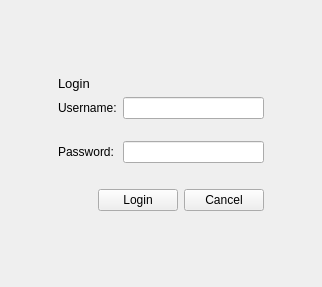
<?xml version="1.0" encoding="UTF-8"?>
<ui version="4.0">
 <class>LoginWidget</class>
 <widget class="QWidget" name="LoginWidget">
  <property name="geometry">
   <rect>
    <x>0</x>
    <y>0</y>
    <width>322</width>
    <height>287</height>
   </rect>
  </property>
  <property name="windowTitle">
   <string>Form</string>
  </property>
  <layout class="QGridLayout" name="gridLayout">
   <item row="0" column="1">
    <spacer name="verticalSpacer">
     <property name="orientation">
      <enum>Qt::Vertical</enum>
     </property>
     <property name="sizeHint" stdset="0">
      <size>
       <width>20</width>
       <height>40</height>
      </size>
     </property>
    </spacer>
   </item>
   <item row="1" column="0">
    <spacer name="horizontalSpacer_7">
     <property name="orientation">
      <enum>Qt::Horizontal</enum>
     </property>
     <property name="sizeHint" stdset="0">
      <size>
       <width>40</width>
       <height>20</height>
      </size>
     </property>
    </spacer>
   </item>
   <item row="1" column="1">
    <layout class="QVBoxLayout" name="verticalLayout_2">
     <item>
      <widget class="QLabel" name="loginLabel">
       <property name="styleSheet">
        <string notr="true">font:10pt;</string>
       </property>
       <property name="text">
        <string>Login</string>
       </property>
       <property name="margin">
        <number>10</number>
       </property>
      </widget>
     </item>
     <item>
      <layout class="QFormLayout" name="formLayout_2">
       <item row="1" column="0">
        <widget class="QLabel" name="usernameLabel">
         <property name="text">
          <string>Username:</string>
         </property>
        </widget>
       </item>
       <item row="1" column="1">
        <widget class="QLineEdit" name="usernameLineEdit"/>
       </item>
       <item row="2" column="1">
        <spacer name="horizontalSpacer_4">
         <property name="orientation">
          <enum>Qt::Horizontal</enum>
         </property>
         <property name="sizeHint" stdset="0">
          <size>
           <width>40</width>
           <height>10</height>
          </size>
         </property>
        </spacer>
       </item>
       <item row="3" column="0">
        <widget class="QLabel" name="passwordLabel">
         <property name="text">
          <string>Password:</string>
         </property>
        </widget>
       </item>
       <item row="3" column="1">
        <widget class="QLineEdit" name="passwordLineEdit">
         <property name="echoMode">
          <enum>QLineEdit::Password</enum>
         </property>
        </widget>
       </item>
      </layout>
     </item>
     <item>
      <spacer name="horizontalSpacer_5">
       <property name="orientation">
        <enum>Qt::Horizontal</enum>
       </property>
       <property name="sizeHint" stdset="0">
        <size>
         <width>40</width>
         <height>20</height>
        </size>
       </property>
      </spacer>
     </item>
     <item>
      <layout class="QHBoxLayout" name="horizontalLayout_2">
       <item>
        <spacer name="horizontalSpacer_6">
         <property name="orientation">
          <enum>Qt::Horizontal</enum>
         </property>
         <property name="sizeHint" stdset="0">
          <size>
           <width>40</width>
           <height>20</height>
          </size>
         </property>
        </spacer>
       </item>
       <item>
        <widget class="QPushButton" name="loginButton">
         <property name="text">
          <string>Login</string>
         </property>
        </widget>
       </item>
       <item>
        <widget class="QPushButton" name="cancelButton">
         <property name="text">
          <string>Cancel</string>
         </property>
        </widget>
       </item>
      </layout>
     </item>
    </layout>
   </item>
   <item row="1" column="2">
    <spacer name="horizontalSpacer_8">
     <property name="orientation">
      <enum>Qt::Horizontal</enum>
     </property>
     <property name="sizeHint" stdset="0">
      <size>
       <width>40</width>
       <height>20</height>
      </size>
     </property>
    </spacer>
   </item>
   <item row="2" column="1">
    <spacer name="verticalSpacer_2">
     <property name="orientation">
      <enum>Qt::Vertical</enum>
     </property>
     <property name="sizeHint" stdset="0">
      <size>
       <width>20</width>
       <height>40</height>
      </size>
     </property>
    </spacer>
   </item>
  </layout>
 </widget>
 <resources/>
 <connections/>
</ui>
